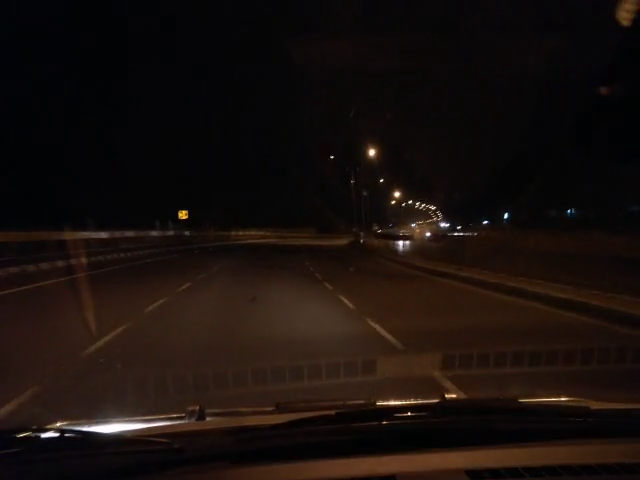
#> input picture frame 128 of LINE DETECTION/road3.mp4, 640 x 480 px
$ python birdEyeView.py
#> lines starting #> are read from the running program, lines starting #| are printed output that depends on the picture; after the words box and inside, x2 and y2 are one past the last pixel; in counts of white or black regions, pixels touching at a corner belong together
#> further down, image is the input picture: shape (480, 640, 3); mean B, G, R 12.3, 15.7, 24.4
import cv2
import numpy as np
import time
import math as m
# import matplotlib.pyplot as plt

def _base_distance(x1, y1, x2, y2, width):
	# compute the point where the give line crosses the base of the frame
	# return distance of that point from center of the frame
	if x2 == x1:
		return (width*0.5) - x1
	m = (y2-y1)/(x2-x1)
	c = y1 - m*x1
	base_cross = -c/m
	return (width*0.5) - base_cross

# [24 lines left out: function _scale_line, not called in this run]

def gamma_correction_auto(RGBimage,equalizeHist = False): #0.35
#> called with equalizeHist = False
	originalFile = RGBimage.copy()
	red = RGBimage[:,:,2]
	green = RGBimage[:,:,1]
	blue = RGBimage[:,:,0]

	forLuminance = cv2.cvtColor(originalFile,cv2.COLOR_BGR2YUV)
#> forLuminance: shape (480, 640, 3); mean of channels 0, 1, 2 17.9, 125.3, 133.7
	Y = forLuminance[:,:,0]
	totalPix = IMAGE_H* IMAGE_W
	summ = np.sum(Y[:,:])
#> summ = 5487085
	Yaverage = np.divide(totalPix,summ)
#> Yaverage = 0.056
	#Yclipped = np.clip(Yaverage,0,1)
	epsilon = 1.19209e-007
	correct_param = np.divide(-0.3,np.log10([Yaverage + epsilon]))
#> correct_param = [0.24]
	correct_param = 0.7 - correct_param
#> correct_param = [0.46]

	red = red/255.0
	red = pow(red, correct_param)
	red = np.uint8(red*255)
	if equalizeHist:
		red = cv2.equalizeHist(red)

	green = green/255.0
	green = pow(green, correct_param)
	green = np.uint8(green*255)
	if equalizeHist:
		green = cv2.equalizeHist(green)

	blue = blue/255.0
	blue = pow(blue, correct_param)
	blue = np.uint8(blue*255)
	if equalizeHist:
		blue = cv2.equalizeHist(blue)

	output = cv2.merge((blue,green,red))
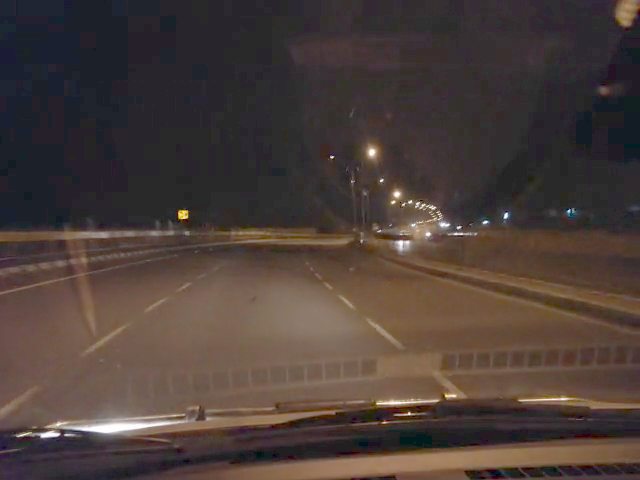
#> output: shape (480, 640, 3); mean of channels 0, 1, 2 57.7, 62.5, 75.7; drawn as B, G, R
	#print(correct_param)
	return output

# [7 lines left out: function extend_line, not called in this run]

path = "./road3.mp4"
cap = cv2.VideoCapture(path)
i = 0
#defining corners for ROI
IMAGE_H = int(cap.get(cv2.CAP_PROP_FRAME_HEIGHT))
IMAGE_W = int(cap.get(cv2.CAP_PROP_FRAME_WIDTH))
topLeftPt = (0, IMAGE_H*(3.1/5))
topRightPt = (IMAGE_W, IMAGE_H*(3.1/5))
region_of_interest_points = [
(0, IMAGE_H),
topLeftPt,
topRightPt,
(IMAGE_W, IMAGE_H),
]

while (cap.isOpened()):
	ret, image = cap.read()

	if not ret:
		break
	image = gamma_correction_auto(image,equalizeHist = False) #0.2
	start_time = time.time()
	image0 = image.copy()
	#-----------------calculate perspective transform-----------------------
	src = np.float32([[0, IMAGE_H], [IMAGE_W, IMAGE_H], [0, 0], [IMAGE_W, 0]])
	dst = np.float32([[4*IMAGE_W//9, IMAGE_H], [5*IMAGE_W//9, IMAGE_H], [0, 0], [IMAGE_W, 0]])
	# dst = np.float32([[569, IMAGE_H], [711, IMAGE_H], [0, 0], [IMAGE_W, 0]])
	M = cv2.getPerspectiveTransform(src, dst) # The transformation matrix
	Minv = cv2.getPerspectiveTransform(dst, src) # Inverse transformation

	# image = image[2*(IMAGE_H//3):IMAGE_H, 0:IMAGE_W] # Apply np slicing for ROI crop
	image = image[int(topLeftPt[1]):IMAGE_H, 0:IMAGE_W] # Apply np slicing for ROI crop
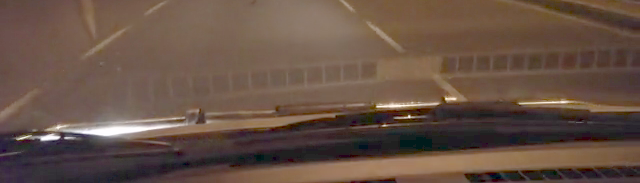
#> image: shape (183, 640, 3); mean of channels 0, 1, 2 69.6, 81.9, 103.3; drawn as B, G, R
	# cv2.imshow("vasvs", image)
	# cv2.waitKey(0)
	# exit()

	point = (4*IMAGE_W//10,image.shape[0])
	px = (M[0][0]*point[0] + M[0][1]*point[1] + M[0][2]) / ((M[2][0]*point[0] + M[2][1]*point[1] + M[2][2]))	#calculate x coordinate after perspective for point
	py = (M[1][0]*point[0] + M[1][1]*point[1] + M[1][2]) / ((M[2][0]*point[0] + M[2][1]*point[1] + M[2][2]))
	point_transform_left = (int(px), int(py))

	point1 = (6*IMAGE_W//10,image.shape[0])
	px1 = (M[0][0]*point1[0] + M[0][1]*point1[1] + M[0][2]) / ((M[2][0]*point1[0] + M[2][1]*point1[1] + M[2][2]))	#calculate x coordinate after perspective for point
	py1 = (M[1][0]*point1[0] + M[1][1]*point1[1] + M[1][2]) / ((M[2][0]*point1[0] + M[2][1]*point1[1] + M[2][2]))
	point_transform_right = (int(px1), int(py1))

	cv2.circle(image,point, 5, (0,255,0), -1)
#> image: shape (183, 640, 3); 0.03% of pixels changed, all inside (x1, y1, x2, y2) = (252, 178, 261, 183)
	cv2.circle(image,point1, 5, (0,255,0), -1)
#> image: shape (183, 640, 3); mean of channels 0, 1, 2 69.6, 82, 103.3
	# [4 lines of commented-out code are left out]

	warped_img = cv2.warpPerspective(image, M, (IMAGE_W, IMAGE_H)) # Image warping
	#----------------------------------------------------------------------------
	warped_img0 = warped_img.copy()
	# if i == 74:
	# 	cv2.imwrite("birdEye.jpg", warped_img)
	# 	exit()
	#---------------------------------Canny---------------------------------------
	warped_img_gray = cv2.cvtColor(warped_img, cv2.COLOR_BGR2GRAY)
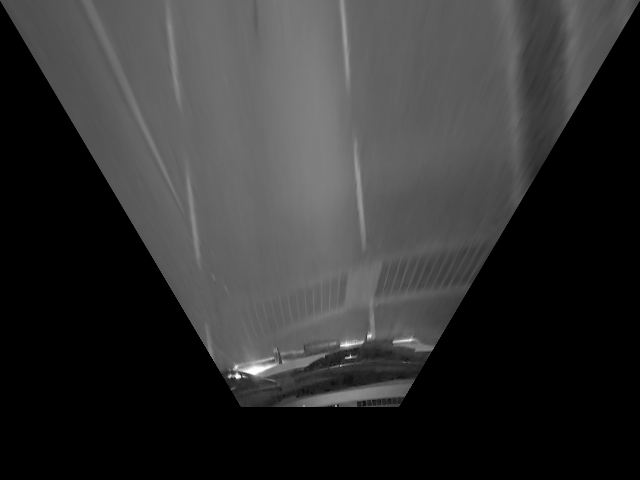
#> warped_img_gray: shape (480, 640); min 0, max 254, mean 50.3
	# blur = cv2.GaussianBlur(warped_img_gray,(3,3),1)
	blur = cv2.medianBlur(warped_img_gray, 5)
	canny = cv2.Canny(blur, 60, 120)
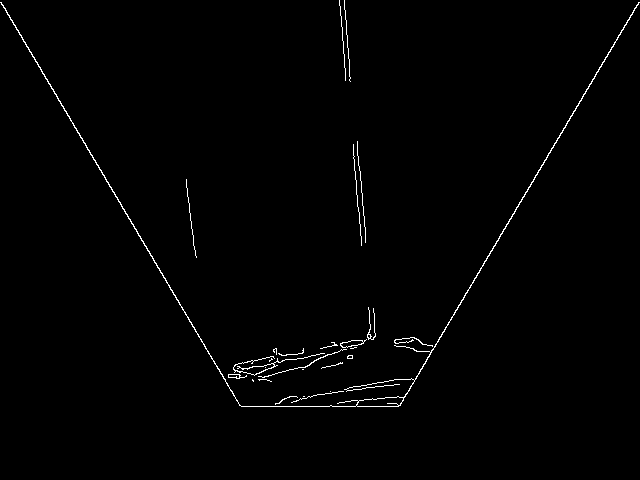
#> canny: shape (480, 640); 0.95% white in thin lines or dots, all inside (x1, y1, x2, y2) = (0, 0, 640, 407)
	lines = cv2.HoughLinesP(canny, 1, np.pi/180, 50, minLineLength=30, maxLineGap=100)
#> lines = 15 rows, first 6: [398, 406, 581, 100], [23, 41, 242, 406], [500, 234, 639, 2], [241, 406, 397, 406], [122, 208, 240, 405], [0, 2, 130, 219]
	if lines is not None:
		left_bound = None
		right_bound = None
		for l in lines:
			# find the rightmost line of the left half of the frame and the leftmost line of the right half
			# for x1, y1, x2, y2 in l:
			x1, y1, x2, y2 = l[0]
			# angle = m.atan2(y2-y1, x2-x1)
			# angle = angle*180/m.pi
			# if (angle>70 and angle<110) or (angle>-110 and angle<-70):
			theta = np.abs(np.arctan2((y2-y1), (x2-x1)))  # line angle WRT horizon
			if theta > 0.3:  # ignore lines with a small angle WRT horizon
				dist = _base_distance(x1, y1, x2, y2, IMAGE_W)
				if left_bound is None and dist < 0:
					left_bound = (x1, y1, x2, y2)
					left_dist = dist
				elif right_bound is None and dist > 0:
					right_bound = (x1, y1, x2, y2)
					right_dist = dist
				elif left_bound is not None and 0 > dist > left_dist:
					left_bound = (x1, y1, x2, y2)
					left_dist = dist
				elif right_bound is not None and 0 < dist < right_dist:
					right_bound = (x1, y1, x2, y2)
					right_dist = dist
#> this loop made 15 passes
#> (x1, y1, x2, y2, theta, m in _base_distance, c in _base_distance, base_cross in _base_distance) on passes 1, 3, 7: (398, 406, 581, 100, 1.03, -1.67, 1071.5, 640.8), (500, 234, 639, 2, 1.03, -1.67, 1068.5, 640.2), (339, 0, 374, 399, 1.48, 11.4, -3864.6, 339)
#> after the loop, left_dist = -19; right_dist = 159
		if left_bound!=None:
			cv2.line(canny,(int(left_bound[0]),int(left_bound[1])),(int(left_bound[2]),int(left_bound[3])),255,6)
		if right_bound!=None:
			cv2.line(canny,(int(right_bound[0]),int(right_bound[1])),(int(right_bound[2]),int(right_bound[3])),255,6)
#> canny: shape (480, 640); 1.9% white; 21 white regions (10 under 20 px), largest, box (x1, y1, x2, y2) and area: (0, 0, 640, 407) 4719, (184, 179, 199, 259) 462, (233, 353, 325, 376) 212
	cv2.imshow("ascs", canny)
	#-----------------------------------------------------------------------------
	#---------------------detach lane depend on color-----------------------------
	blur = cv2.GaussianBlur(warped_img,(3,3),1)
#> blur: shape (480, 640, 3)
	hsv = cv2.cvtColor(blur,cv2.COLOR_BGR2HSV)
#> hsv: shape (480, 640, 3); mean H, S, V 8.8, 49.6, 60.3
	#----yellow----
	lower0 = np.array([14,105,75])
	higher0 = np.array([179, 255, 255])
	mask0 = cv2.inRange(hsv, lower0, higher0)
#> mask0: shape (480, 640); 9% white; 183 white regions (126 under 20 px), largest, box (x1, y1, x2, y2) and area: (345, 0, 477, 227) 10542, (431, 0, 570, 212) 8713, (570, 0, 622, 105) 2184
	#--------------
	#------white-----
	# lower1 = np.array([8,0,232])
	# higher1 = np.array([179, 38, 255])
	# mask1 = cv2.inRange(hsv, lower1, higher1)
	#night
	lower1 = np.array([0,0,74])
	higher1 = np.array([120, 120, 115])
	mask1 = cv2.inRange(hsv, lower1, higher1)
#> mask1: shape (480, 640); 18.1% white; 94 white regions (61 under 20 px), largest, box (x1, y1, x2, y2) and area: (361, 0, 549, 353) 27032, (0, 0, 294, 377) 21298, (93, 0, 141, 85) 1904
	#----------------

	kernel = np.ones((3, 3), np.uint8)
	mask0 = cv2.dilate(mask0, kernel, iterations=1)
#> mask0: shape (480, 640); 12.8% white; 72 white regions (26 under 20 px), largest, box (x1, y1, x2, y2) and area: (344, 0, 491, 228) 15636, (430, 0, 623, 213) 14360, (334, 224, 396, 357) 2725
	mask0_line = np.zeros_like(mask0)
	mask1 = cv2.dilate(mask1, kernel, iterations=1)
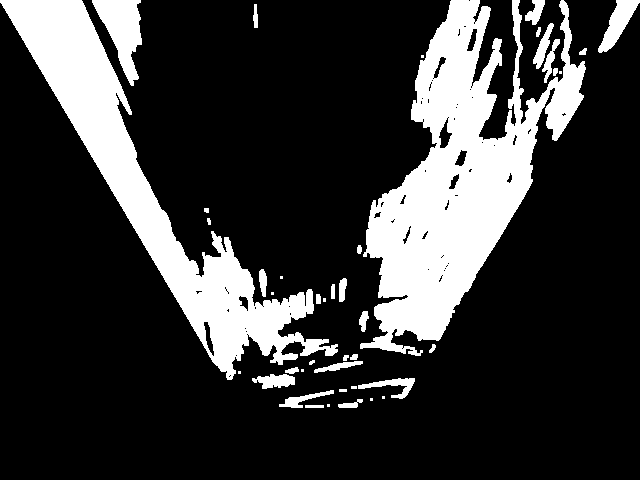
#> mask1: shape (480, 640); 21.3% white; 42 white regions (11 under 20 px), largest, box (x1, y1, x2, y2) and area: (360, 0, 586, 356) 33864, (0, 0, 338, 380) 24810, (92, 0, 142, 86) 2187
	mask1_line = np.zeros_like(mask1)
	lines1 = cv2.HoughLinesP(mask1,1,np.pi/180,50,maxLineGap = 60)
#> lines1 = 359 rows, first 6: [46, 0, 216, 365], [226, 376, 570, 32], [381, 266, 631, 16], [218, 366, 303, 292], [285, 385, 578, 92], [7, 0, 255, 382]
	if lines1 is not None:
		for line1 in lines1:
			x10,y10,x20,y20  = line1[0]
			angle = m.atan2(y20-y10, x20-x10)
			angle = angle*180/m.pi
			if (angle>70 and angle<110) or (angle>-110 and angle<-70):
				cv2.line(mask1_line,(x10,y10),(x20,y20),255,6)
#> this loop made 359 passes
#> (x10, y10, x20, y20, angle) on passes 1 to 3: (46, 0, 216, 365, 65.03), (226, 376, 570, 32, -45), (381, 266, 631, 16, -45)
#> mask1_line: shape (480, 640); every value is 0
			# else:
			# 	print(angle)
	lines0 = cv2.HoughLinesP(mask0,1,np.pi/180,50,maxLineGap = 60)
#> lines0 = 216 rows, first 6: [346, 281, 618, 9], [350, 284, 609, 25], [354, 0, 389, 399], [396, 398, 495, 0], [357, 246, 597, 6], [363, 397, 391, 0]
	if lines0 is not None:
		for line0 in lines0:
			x10,y10,x20,y20  = line0[0]
			angle = m.atan2(y20-y10, x20-x10)
			angle = angle*180/m.pi
			if (angle>70 and angle<110) or (angle>-110 and angle<-70):
				cv2.line(mask0_line,(x10,y10),(x20,y20),255,6)
#> this loop made 216 passes
#> (x10, y10, x20, y20, angle) on passes 1 to 3: (346, 281, 618, 9, -45), (350, 284, 609, 25, -45), (354, 0, 389, 399, 84.99)
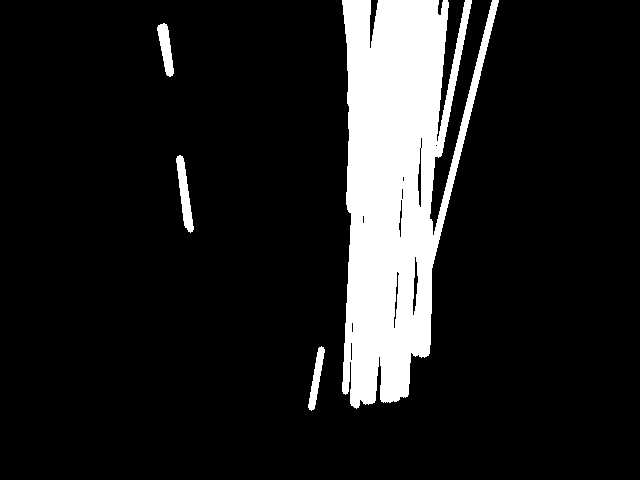
#> mask0_line: shape (480, 640); 12.6% white; 4 white regions, box (x1, y1, x2, y2) and area: (342, 0, 499, 409) 37056, (176, 155, 194, 233) 646, (157, 23, 174, 77) 505, (308, 346, 325, 411) 453
			# else:
			# 	print(angle)
	cv2.imshow("ddd", mask1_line)
	# cv2.waitKey(0)
	#-----------------------------------------------------------------------------
	# exit()
	#---------------------------------------line_yellow-------------------------------
	contours, hierarchy = cv2.findContours(mask0_line,cv2.RETR_TREE,cv2.CHAIN_APPROX_SIMPLE)
	if len(contours) != 0:
		countour_max = []
		for ctr in contours:
			if len(ctr) > len(countour_max):
				countour_max = ctr
#> this loop made 15 passes
#> ctr on pass 14: [[435, 145], [436, 144], [437, 145], [436, 146]]
		contour = countour_max
		#----------------------draw box for contour-----------------------
		#--------minbox---------
		rect = cv2.minAreaRect(contour)
		cenx, ceny = rect[0][0], rect[0][1]
		box = cv2.boxPoints(rect)
		box = np.int0(box)
		cv2.drawContours(warped_img0, [box], -1, (0,0,255), 2)	#71 ,91, 371
		# [9 lines of commented-out code are left out]
		if (cenx > (point_transform_left[0]) and cenx < 640) or (cenx < (point_transform_right[0]) and cenx > 640):		#for min box
			print("wrong_lane")
	print("-------Duration: ", time.time() - start_time)
	#----------------------------------------------------------------------------------
	#-----------------------------------------line_white-------------------------------
	contours1, hierarchy = cv2.findContours(mask1_line,cv2.RETR_TREE,cv2.CHAIN_APPROX_SIMPLE)
	if len(contours1) != 0:
		dist_ctr2center = IMAGE_W
		closet_rect = []
		for ctr1 in contours1:
			rect1 = cv2.minAreaRect(ctr1)
			cenx1, ceny1 = rect1[0][0], rect1[0][1]
			if abs(cenx1-IMAGE_W//2) < dist_ctr2center:
				dist_ctr2center = abs(cenx1-IMAGE_W//2)
				closet_rect = rect1
		box1 = cv2.boxPoints(closet_rect)
		box1 = np.int0(box1)
		# (box1[0], box1[3]) = extend_line(box1[0], box1[3], IMAGE_H)
		# (box1[1], box1[2]) = extend_line(box1[1], box1[2], IMAGE_H)
		cv2.drawContours(warped_img0, [box1], -1, (0,255,0), 2)	#71 ,91, 371

	# img_inv = cv2.warpPerspective(warped_img, Minv, (IMAGE_W, IMAGE_H)) # Inverse transformation
	cv2.imshow("test", np.hstack((cv2.cvtColor(warped_img0, cv2.COLOR_BGR2RGB), image0))) # Show results
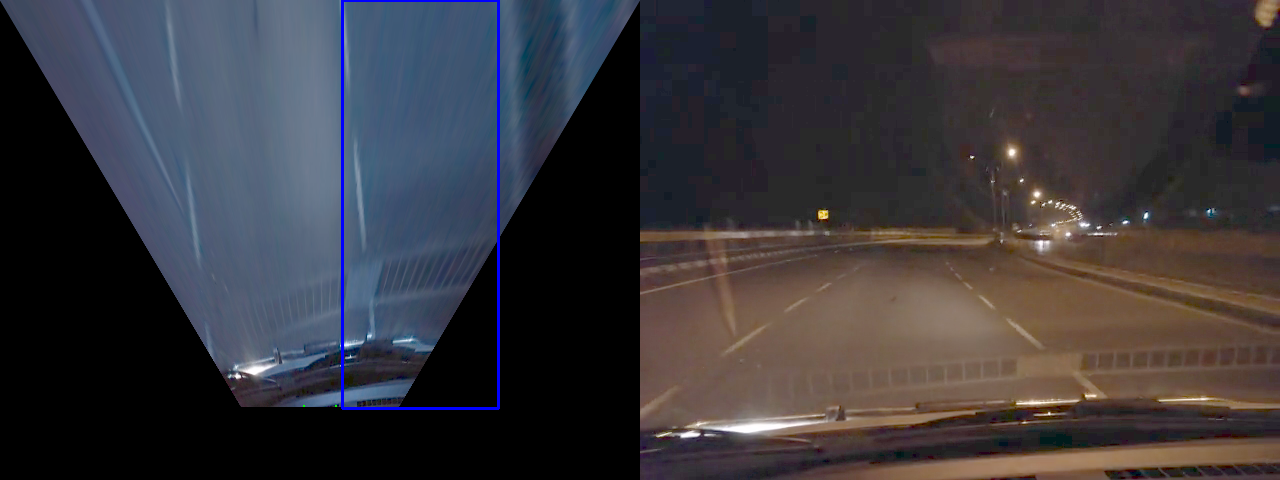
#> window 'test': shape (480, 1280, 3); mean B, G, R 59.9, 54.7, 56.9
	if cv2.waitKey(1) & 0xFF == ord("q"):
#> (key q is pressed here)
		break
	i += 1
	print(i)

$ run again, starting later in the video
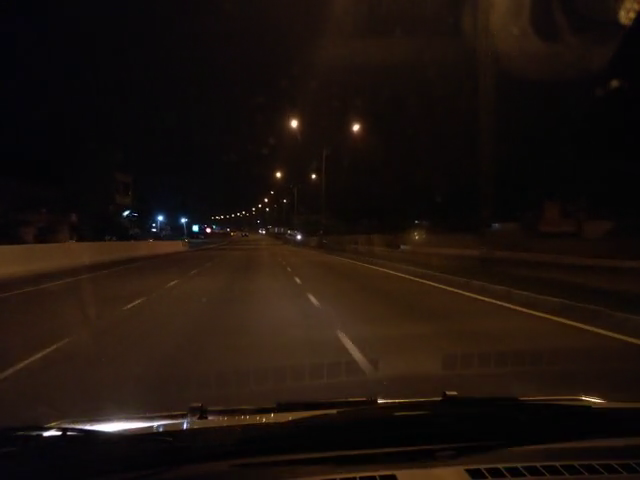
#> input picture frame 577 of LINE DETECTION/road3.mp4, 640 x 480 px
#> image is the input picture: shape (480, 640, 3); mean B, G, R 12.8, 18.4, 28.7
#> forLuminance: shape (480, 640, 3); mean of channels 0, 1, 2 20.8, 124.1, 134.9
#> summ = 6388332
#> Yaverage = 0.0481
#> in gamma_correction_auto, `correct_param = np.divide(-0.3,np.log10([Yaverage + epsilon]))`: correct_param = [0.228]
#> in gamma_correction_auto, `correct_param = 0.7 - correct_param`: correct_param = [0.472]
#> `canny = cv2.Canny(blur, 60, 120)`:
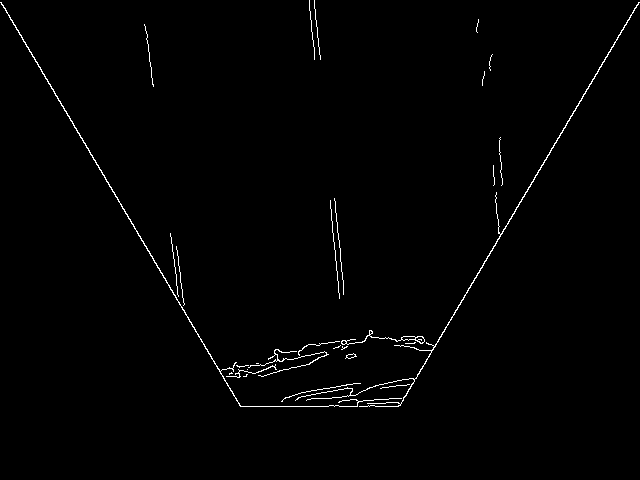
#> canny: shape (480, 640); 1% white in thin lines or dots, all inside (x1, y1, x2, y2) = (0, 0, 640, 407)
#> lines = 19 rows, first 6: [74, 127, 241, 406], [397, 406, 639, 2], [1, 4, 242, 406], [398, 405, 565, 127], [309, 0, 314, 56], [240, 406, 398, 406]
#> the loop `for l in lines:` made 19 passes
#> (x1, y1, x2, y2, theta, m in _base_distance, c in _base_distance, base_cross in _base_distance) on passes 1, 3, 5, 8: (74, 127, 241, 406, 1.03, 1.67, 3.37, -2.02), (1, 4, 242, 406, 1.03, 1.67, 2.33, -1.4), (309, 0, 314, 56, 1.48, 11.2, -3460.8, 309), (334, 198, 355, 399, 1.47, 9.57, -2998.9, 313.3)
#> after the loop `for l in lines:`: left_dist = -157.6; right_dist = 6.69
#> hsv: shape (480, 640, 3); mean H, S, V 9.6, 54.1, 61.3
#> lines1 = 255 rows, first 6: [6, 0, 232, 376], [19, 0, 237, 362], [8, 0, 232, 373], [5, 0, 231, 376], [1, 0, 227, 376], [23, 0, 240, 361]
#> the loop `for line1 in lines1:` made 255 passes
#> (x10, y10, x20, y20, angle) on passes 1 to 3: (6, 0, 232, 376, 58.99), (19, 0, 237, 362, 58.94), (8, 0, 232, 373, 59.01)
#> lines0 = 314 rows, first 6: [321, 407, 519, 0], [341, 407, 530, 0], [348, 407, 412, 0], [323, 404, 528, 0], [301, 405, 507, 0], [340, 0, 524, 184]
#> the loop `for line0 in lines0:` made 314 passes
#> line0 on passes 24 to 26: [[305, 369, 501, 0]], [[356, 228, 498, 0]], [[351, 259, 500, 0]]
#> the loop `for ctr in contours:` made 11 passes
#> ctr on pass 8: [[180, 8], [181, 7], [182, 8], [181, 9]]
#> the loop `for ctr1 in contours1:` made 1 pass
#> `cv2.imshow("test", np.hstack((cv2.cvtColor(warped_img0, cv2.COLOR_BGR2..`:
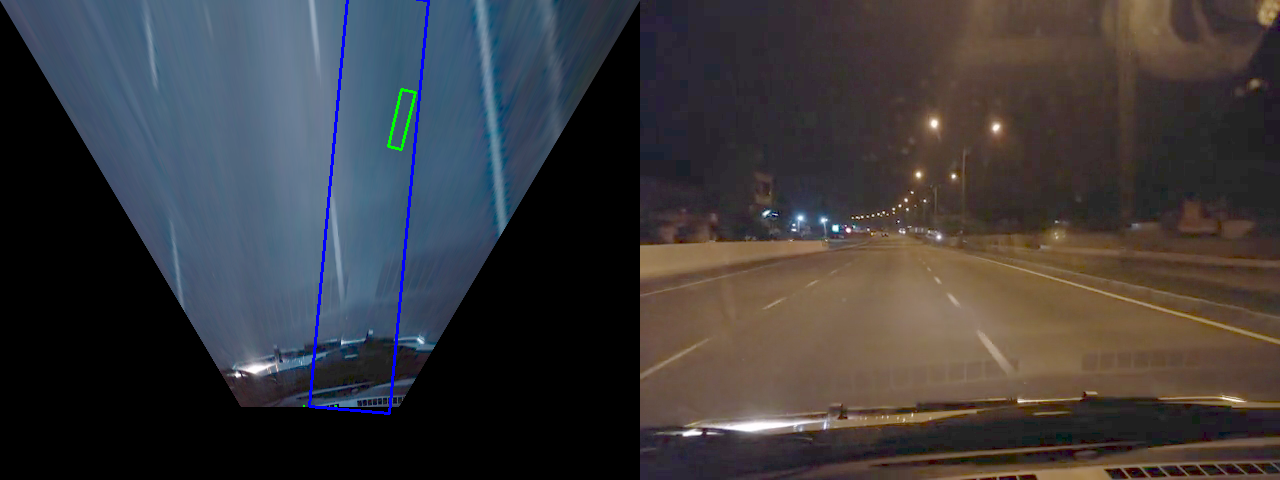
#> window 'test': shape (480, 1280, 3); mean B, G, R 59.7, 57.5, 59.2
